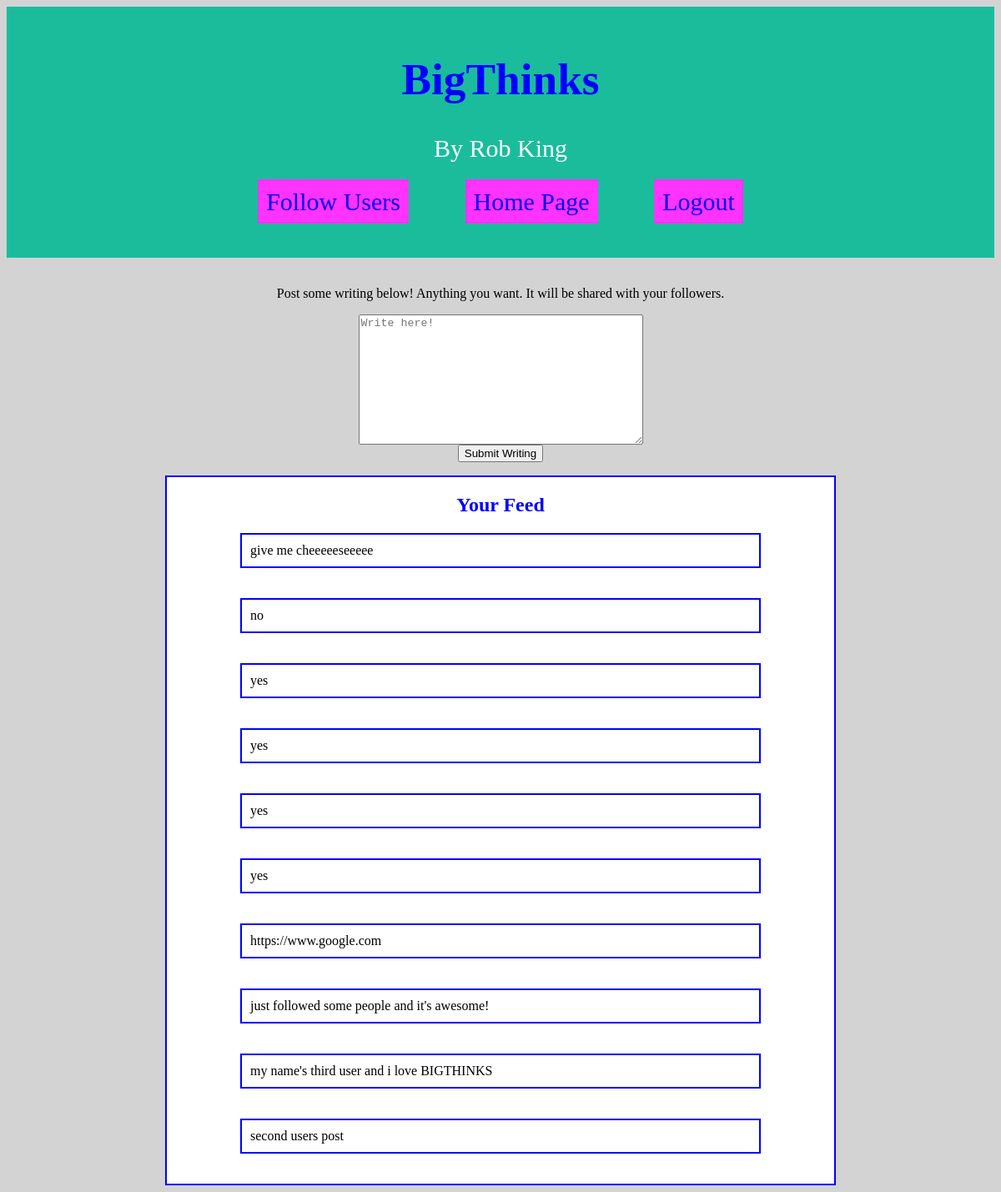
/practice/ (signed in), run on the app's committed database.
### practice/models.py (models this page shows)
class posts(models.Model):
    user      = models.ForeignKey(profile, on_delete=models.CASCADE)
    post_text = models.TextField()
    def __str__(self):
        return self.post_text

### practice/views.py (the view)
# urls.py: path('', views.index, name='index'),
def index(request):
    if request.user.is_authenticated:
        if request.method == 'POST':
            form = postWriting(request.POST)
            if form.is_valid():
                writing = form.cleaned_data.get('post_text')
                p1 = profile.objects.get(username=request.user.username)
                info = posts(user=p1,post_text = writing)
                info.save()
                return HttpResponseRedirect('/practice')
        else:
            form = postWriting()
            p1 = profile.objects.get(username=request.user.username)
            p1Follows = p1.follows.all()
            print(p1Follows)
            print(posts.objects.filter(user__in= p1Follows))
            varPosts = posts.objects.filter(Q(user = p1)|Q(user__in= p1Follows)).order_by('-id')[:10]
        return render(request, 'practice/index.html', {'form': form,'varPosts' : varPosts})
    else:
        return HttpResponse('please login to see this page')

### practice/forms.py
class postWriting(forms.Form):
    post_text = forms.CharField(label='', max_length=10000,
                                widget=forms.Textarea(attrs={'placeholder':'Write here!'}))

### practice/models.py (called while the page is built)
    def __str__(self):
        return self.username

### practice/templates/practice/index.html (shortened to what this page needs)
{% if user.is_authenticated %}
	<html>
	{% load static %}
	<link rel="stylesheet" type="text/css" href="{% static 'practice/styles.css' %}">
		<body>
			{% include "practice/header.html" %}
			<br>
			<div id='postForm'>
				<p>Post some writing below! Anything you want. It will be shared with your followers.</p>
				<form method="post">
				{{ form }}<br>
				<button type="submit">Submit Writing</button>
				</form>
			</div>
			<div id='feed'>
				<h2>Your Feed</h2>
				{% for var in varPosts %}
				<div class="feedPosts">
					{{ var.post_text }}
				</div>
				<br><br>
				{% endfor %}
			</div>
		</body>
	</html>
{% else %}
	You are not logged in
{% endif %}

### practice/templates/practice/header.html
<div class="header">
  <h1>BigThinks</h1>
  <p>By Rob King</p>
  <p>
	  <a href="{% url 'follow' %}" class='hlinks'>Follow Users</a>
	  <a href="{% url 'index' %}"  class='hlinks'>Home Page</a>
	  <a href="{% url 'logout' %}" class='hlinks'>Logout</a>
  </p>
</div>

### practice/static/practice/styles.css (style rules this page uses)
h1, h2, h3 { color: blue; }
h1 { font-size: 40pt; }
h2 { text-align: center; }
body { background-color: #D3D3D3; }
.header { padding: 20px; text-align: center; background: #1abc9c; color: white; font-size: 30px; }
.hlinks { text-decoration: none; padding: 10px; margin: 30px; background-color: #ff33ff; }
#postForm { text-align: center; }
#feed { width:800px; margin:0 auto; border: 2px solid blue; background-color: white; }
.feedPosts { width:600px; margin:0 auto; border: 2px solid blue; padding: 10px; }

### data on the page
posts: post_text "give me cheeeeeseeeee"
posts: post_text "no"
posts: post_text "yes"
posts: post_text "yes"
posts: post_text "yes"
posts: post_text "yes"
posts: post_text "https://www.google.com"
posts: post_text "just followed some people and it's awesome!"
posts: post_text "my name's third user and i love BIGTHINKS"
posts: post_text "second users post"
